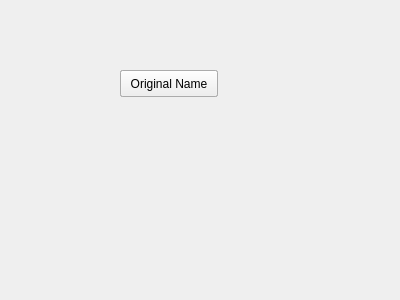
<?xml version="1.0" encoding="UTF-8"?>
<ui version="4.0">
 <class>Form</class>
 <widget class="QWidget" name="Form">
  <property name="geometry">
   <rect>
    <x>0</x>
    <y>0</y>
    <width>400</width>
    <height>300</height>
   </rect>
  </property>
  <property name="windowTitle">
   <string>Form</string>
  </property>

  <widget class="QPushButton" name="Test">
   <property name="geometry">
    <rect>
     <x>120</x>
     <y>70</y>
     <width>98</width>
     <height>27</height>
    </rect>
   </property>
   <property name="text">
    <string>Original Name</string>
   </property>
  </widget>

  <widget class="QPushButton" name="Test">
   <property name="geometry">
    <rect>
     <x>120</x>
     <y>70</y>
     <width>98</width>
     <height>27</height>
    </rect>
   </property>
   <property name="text">
    <string>Original Name</string>
   </property>
  </widget>

  <widget class="QPushButton" name="Test">
   <property name="geometry">
    <rect>
     <x>120</x>
     <y>70</y>
     <width>98</width>
     <height>27</height>
    </rect>
   </property>
   <property name="text">
    <string>Original Name</string>
   </property>
  </widget>

  <widget class="QPushButton" name="Test">
   <property name="geometry">
    <rect>
     <x>120</x>
     <y>70</y>
     <width>98</width>
     <height>27</height>
    </rect>
   </property>
   <property name="text">
    <string>Original Name</string>
   </property>
  </widget>

  <widget class="QPushButton" name="Test">
   <property name="geometry">
    <rect>
     <x>120</x>
     <y>70</y>
     <width>98</width>
     <height>27</height>
    </rect>
   </property>
   <property name="text">
    <string>Original Name</string>
   </property>
  </widget>

  <widget class="QPushButton" name="Test">
   <property name="geometry">
    <rect>
     <x>120</x>
     <y>70</y>
     <width>98</width>
     <height>27</height>
    </rect>
   </property>
   <property name="text">
    <string>Original Name</string>
   </property>
  </widget>
  
 </widget>
 <resources/>
 <connections/>
</ui>
